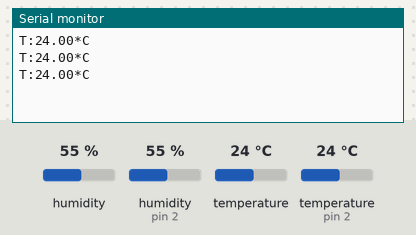
Recording of a sketch running on a simulated Arduino Uno, built with avr-gcc and run on an emulated ATmega328P. Shown: the last lines printed to the serial monitor. Inputs (shaded band) come from the test bench; at power-on: temperature 24 °C, humidity 55 %, humidity (sensor on pin 2) 55 %, temperature (sensor on pin 2) 24 °C.

Above: at 6.8 s.
6.9 s: temperature (sensor 0) set to 4 °C
At 9.2 s:
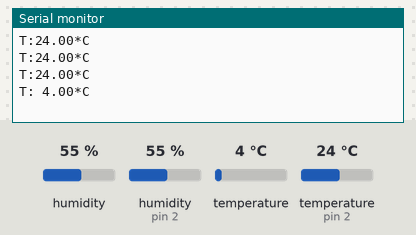
11.6 s: temperature (sensor 0) set to 12 °C
At 12.7 s:
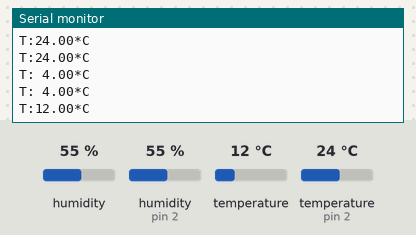

Measured:
- after the input at 6.9 s, the serial monitor: prints a new line after 1.2 s (image 1)
- after the input at 11.6 s, the serial monitor: prints a new line after 0.54 s (image 2)

The sketch:

DHT11_I2C_Arduino_sender.ino
```cpp
#include "DHT.h"
#include <Wire.h>
#define SLAVE_ADDRESS 0x04
#define DHTPIN 2     // what pin we're connected to

// Uncomment whatever type you're using!
#define DHTTYPE DHT11   // DHT 11

// Initialize DHT sensor.
DHT dht(DHTPIN, DHTTYPE);
//Define temperature variable as character array so that it'll easy to send data over I2C to Raspberry
char t[5];

void setup() {
  Serial.begin(9600);
    // initialize i2c as slave
  Wire.begin(SLAVE_ADDRESS);

  dht.begin();
}

void loop() {
  // Wait a few seconds between measurements.
  delay(2000);

  // Read temperature as Celsius (the default)
  float temp = dht.readTemperature();
  //convert double to string, details here: http://www.hobbytronics.co.uk/arduino-float-vars
  dtostrf(temp,5,2,t);

  //Print data on Arduino monitor
  Serial.print("T:");
  Serial.print(t);
  Serial.println("*C ");
  Wire.onRequest(requestEvent);
}

int index = 0;

void requestEvent()
{
 //Send data one by one
 Wire.write(t[index]);
    ++index;
    if (index >= 5) {
         index = 0;
    }
}
```
